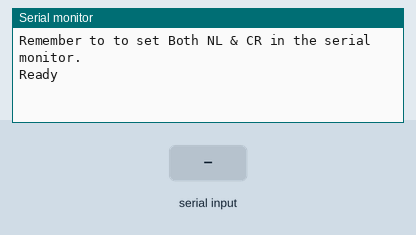
Simulated run of this sketch. Board: Arduino Uno, built with avr-gcc and run on an emulated ATmega328P. On the bench: the last lines printed to the serial monitor. Inputs (shaded band) come from the test bench.

Above: at 1.2 s.
1.3 s: "1\n" received over the second serial link
At 3.5 s:
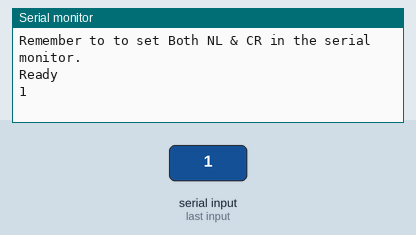
3.8 s: "0\n" received over the second serial link
At 5.2 s:
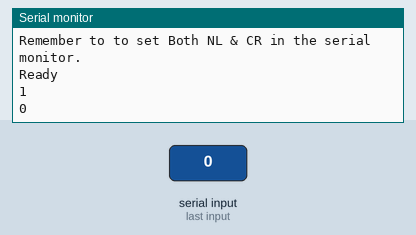
5.3 s: "2\n" received over the second serial link
At 6.8 s:
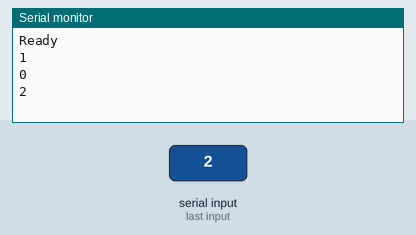

The sketch:

sketch_jan18a.ino
```cpp
// Basic serial communication with ESP8266
// Uses serial monitor for communication with ESP8266
//
//  Pins
//  Arduino pin 2 (RX) to ESP8266 TX
//  Arduino pin 3 to voltage divider then to ESP8266 RX
//  Connect GND from the Arduiono to GND on the ESP8266
//  Pull ESP8266 CH_PD HIGH
//
// When a command is entered in to the serial monitor on the computer
// the Arduino will relay it to the ESP8266
//

#include <SoftwareSerial.h>
SoftwareSerial ESPserial(2, 3); // RX | TX

void setup()
{
    Serial.begin(115200);     // communication with the host computer
    //while (!Serial)   { ; }

    // Start the software serial for communication with the ESP8266
    ESPserial.begin(115200);

    Serial.println("");
    Serial.println("Remember to to set Both NL & CR in the serial monitor.");
    Serial.println("Ready");
    Serial.println("");
}
void loop()
{
    // listen for communication from the ESP8266 and then write it to the serial monitor
    if ( ESPserial.available() )   {  Serial.println( ESPserial.readStringUntil("\n") );  }

    // listen for user input and send it to the ESP8266
    //if ( Serial.available() )       {  ESPserial.write( Serial.read() );  }
}
```

Measured:
- after the input at 1.3 s, the serial monitor: prints a new line after 1.0 s (image 1)
- after the input at 3.8 s, the serial monitor: prints a new line after 1.0 s (image 2)
- after the input at 5.3 s, the serial monitor: prints a new line after 1.0 s (image 3)
